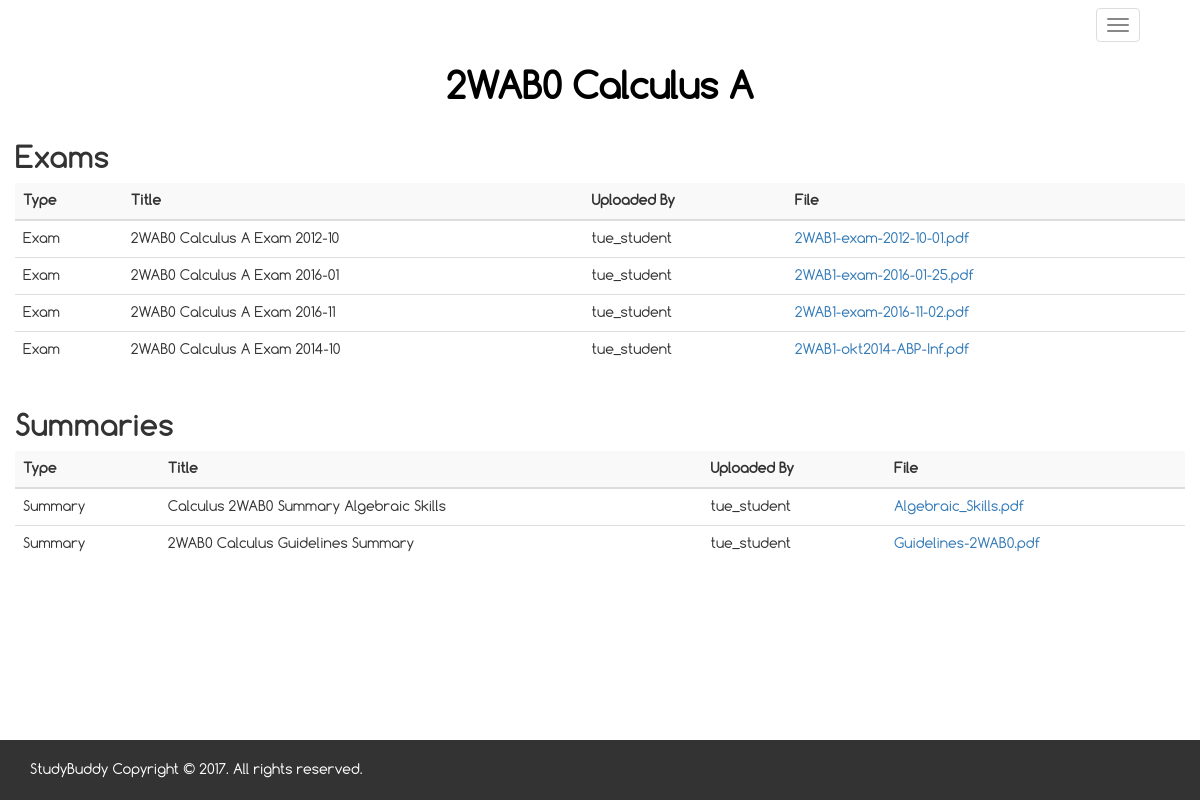
The page /course/20/ on the database its author committed.
### main/models.py (models this page shows, shortened)
class Course(models.Model):
    name = models.CharField(max_length=70)
    course_id = models.CharField(max_length=10, default="")
    major = models.CharField(
        max_length=45,
        choices= (
        ('bachelorcollege', 'Bachelor College'),
        ('appliedmathematics', 'Applied Mathematics'),
        ('appliedphysics', 'Applied Physics'),
        ('architecture', 'Architecture, Urbanism and Building Sciences'),
        ('automotive', 'Automotive'),
        ('biomedicalengineering', 'Biomedical Engineering'),
        ('chemicalengineering', 'Chemical Engineering'),
        ('computerscience', 'Computer Science'),
        ('electricalengineering', 'Electrical Engineering'),
        ('industrialdesign', 'Industrial Design'),
        ('industrialengineering', 'Industrial Engineering'),
        ('mechanicalengineering', 'Mechanical Engineering'),
        ('psychologyandtechnology', 'Psychology and Technology'),
        ('sustainableinnovation', 'Sustainable Innovation'),
        ),
        default='computerscience',
        )
    def __str__(self):
        return self.name

class Resource(models.Model):
    uploadedBy = models.ForeignKey('auth.User')
    title = models.CharField(max_length=200)
    resourcefile = models.FileField(blank=False, default="")
    major = models.CharField(
        max_length=45,
        choices= (
        ('bachelorcollege', 'Bachelor College'),
        ('appliedmathematics', 'Applied Mathematics'),
        ('appliedphysics', 'Applied Physics'),
        ('architecture', 'Architecture, Urbanism and Building Sciences'),
        ('automotive', 'Automotive'),
        ('biomedicalengineering', 'Biomedical Engineering'),
        ('chemicalengineering', 'Chemical Engineering'),
        ('computerscience', 'Computer Science'),
        ('electricalengineering', 'Electrical Engineering'),
        ('industrialdesign', 'Industrial Design'),
        ('industrialengineering', 'Industrial Engineering'),
        ('mechanicalengineering', 'Mechanical Engineering'),
        ('psychologyandtechnology', 'Psychology and Technology'),
        ('sustainableinnovation', 'Sustainable Innovation'),
        ),
        )
    course = models.ForeignKey(Course)
    resourcetype = models.CharField(
        max_length=45,
        choices= (
        ('Summary', 'Summary'),
        ('Exam', 'Exam'),
        ),
        default='Summary',
        )
    upload_date = models.DateTimeField(
            blank=True, null=True)
    class Meta:
        ordering = ['course']

### main/views.py (the view)
# urls.py: url(r'^course/(?P<pk>\d+)/$', views.course, name='course'),
def course(request, pk):
    if request.method == "POST":
        form = UserForm(request.POST)
        if form.is_valid():
            new_user = User.objects.create_user(**form.cleaned_data)
            login(request, new_user)
            return redirect('course', pk=pk)
    else:
        form = UserForm()
    course = get_object_or_404(Course, pk=pk)
    resources = Resource.objects.filter(course__name = course)
    summaries = Resource.objects.filter(course__name = course).filter(resourcetype = "Summary")
    exams = Resource.objects.filter(course__name = course).filter(resourcetype = "Exam")
    return render(request, 'main/course.html', {'course': course, 'resources': resources, 'summaries': summaries, 'exams': exams})

### main/templates/main/course.html (shortened to what this page needs)
{% extends 'main/base.html' %} {% load staticfiles %}{% block content %}
<body>
    <div class="container-fullwidth">
        <div class="header">
            <div class="container">
                <nav id="navid" class="navbar navbar-default">
                    <div class="container-fluid">
                        <div class="navbar-header">
                            <button type="button" class="navbar-toggle collapsed" data-toggle="collapse" data-target="#bs-example-navbar-collapse-1" aria-expanded="false">
                            <span class="icon-bar"></span>
                            <span class="icon-bar"></span>
                            <span class="icon-bar"></span>
                          </button>
                            <a class="navbar-brand" href="{% url 'index' %}">StudyBuddy</a>
                        </div>
                    </div>
                </nav>
            </div>
        </div>
    </div>
    <div class="container-fluid coursecon">
        <div class="row container-course">
            <h1 style="font-weight: 600; color: black;">{{course.course_id}} {{course.name}}</h1>
        </div>
    </div>
    <div class="container">
        {% if resources %} {% if exams %}
        <div class="row">
            <h2 style="font-family: 'Comfortaa-Bold';">Exams</h2>
            <table class="table hoverTable">
                <thead>
                    <tr>
                        <th>Type</th>
                        <th>Title</th>
                        <th>Uploaded By</th>
                        <th>File</th>
                    </tr>
                </thead>
                <tbody>
                    {% for res in exams%}
                    <tr onclick="window.document.location='{{res.resourcefile.url}}'">
                        <td scope="row">{{res.resourcetype}}</td>
                        <td>{{res.title}}</td>
                        <td>{{res.uploadedBy}}</td>
                        <td><a href="{{res.resourcefile.url}}">{{res.resourcefile}}</a></td>
                    </tr>
                    {% endfor %}
                </tbody>
            </table>
        </div>
        {% endif %} {% if summaries %}
        <div class="row">
            <h2 style="font-family: 'Comfortaa-Bold';">Summaries</h2>
            <table class="table hoverTable">
                <thead>
                    <tr>
                        <th>Type</th>
                        <th>Title</th>
                        <th>Uploaded By</th>
                        <th>File</th>
                    </tr>
                </thead>
                <tbody>
                    {% for res in summaries%}
                    <tr onclick="window.document.location='{{res.resourcefile.url}}'">
                        <td scope="row">{{res.resourcetype}}</td>
                        <td>{{res.title}}</td>
                        <td>{{res.uploadedBy}}</td>
                        <td><a href="{{res.resourcefile.url}}">{{res.resourcefile}}</a></td>
                    </tr>
                    {% endfor %}
                </tbody>
            </table>
        </div>
        {% endif %} {% endif %}
    </div>
    <footer class='container-fullwidth footer' id="footer">
        <div class="container">
            <p>StudyBuddy Copyright &copy; 2017. All rights reserved.
            </p>
        </div>
    </footer>
</body>
{% endblock %}

### main/static/css/mycss.css (style rules this page uses)
@media (max-width: 1200px) { .navbar-header { float: none; } }
@media (max-width: 1200px) { .navbar-toggle { display: block; } }
body, html { font-family: Comfortaa-Regular; }
html { position: relative; min-height: 100%; }
body { margin-bottom: 55px; }
.hoverTable > thead > tr { background-color: #f9f9f9; }
html, body { overflow-x: hidden; overflow-y: auto; }
a.navbar-brand { font-family: Comfortaa-Bold; font-size: 2.2em; }
.hoverTable td { padding: 7px; }
.footer { position: absolute; bottom: 0; width: 100%; height: 60px; background-color: #f5f5f5; }
.header { background-image: url("http://blogs.yis.ac.jp/21boweringk/files/2015/11/cropped-html-color-codes-color-tutorials-hero-00e10b1f-25giert.jpg"); background-size: cover; }
.navbar-default { background: none; padding: 0; margin: 0; border: none; box-shadow: none; }
#navid a { color: #FFF; }
#footer { width: 100%; background: #333; color: #FFF; padding: 20px 0; }
.container-course { background-image: url("https://upload.wikimedia.org/wikipedia/commons/thumb/4/40/Blue_globe_banner.svg/2000px-Blue_globe_banner.svg.png"); background-size: cover; background-position: center; }
.coursecon { text-align: center; }
p, ul, li, div, nav { padding: 0; margin: 0; }

### rows shown on the page
Course: course_id "2WAB0", name "Calculus A"
Resource: resourcetype "Exam", title "2WAB0 Calculus A Exam 2012-10", uploadedBy "tue_student", resourcefile "2WAB1-exam-2012-10-01.pdf"
Resource: resourcetype "Exam", title "2WAB0 Calculus A Exam 2016-01", uploadedBy "tue_student", resourcefile "2WAB1-exam-2016-01-25.pdf"
Resource: resourcetype "Exam", title "2WAB0 Calculus A Exam 2016-11", uploadedBy "tue_student", resourcefile "2WAB1-exam-2016-11-02.pdf"
Resource: resourcetype "Exam", title "2WAB0 Calculus A Exam 2014-10", uploadedBy "tue_student", resourcefile "2WAB1-okt2014-ABP-Inf.pdf"
Resource: resourcetype "Summary", title "Calculus 2WAB0 Summary Algebraic Skills", uploadedBy "tue_student", resourcefile "Algebraic_Skills.pdf"
Resource: resourcetype "Summary", title "2WAB0 Calculus Guidelines Summary", uploadedBy "tue_student", resourcefile "Guidelines-2WAB0.pdf"
